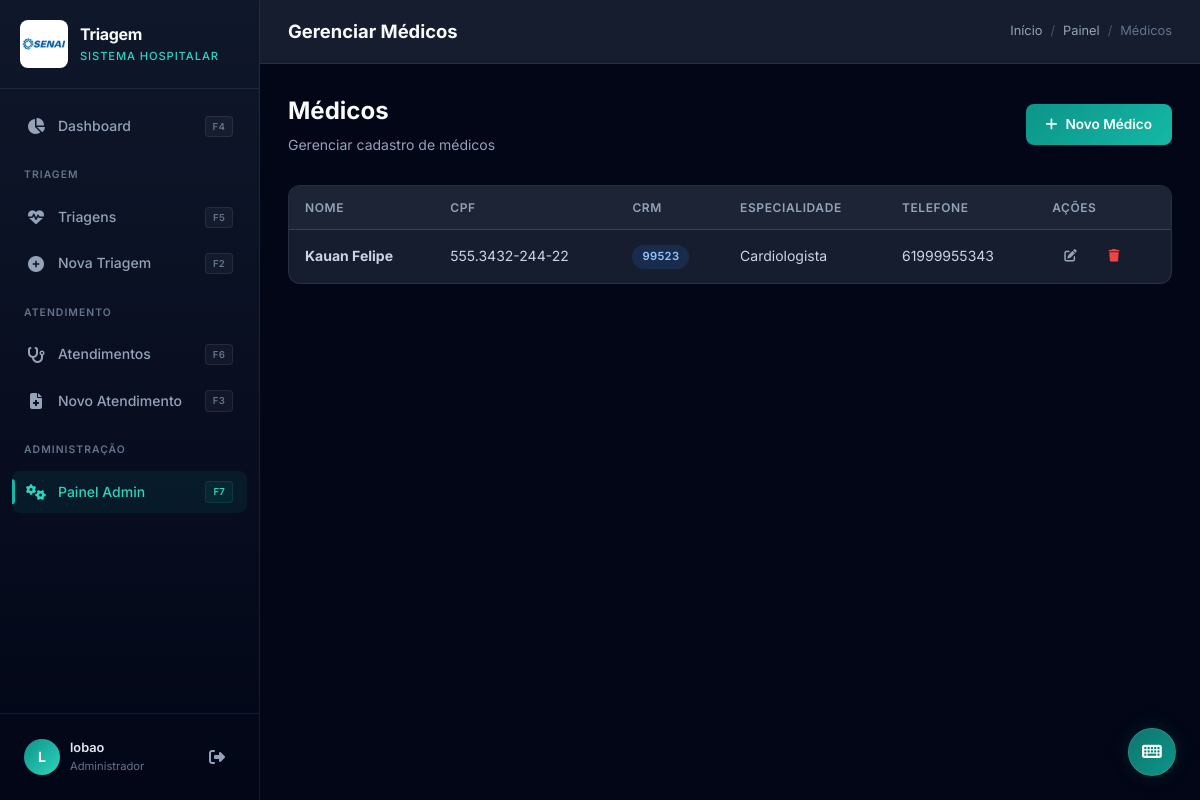
The app's page /painel/medicos/ (signed in) with its own data.
### cadastro/models.py (models this page shows, shortened)
class Medico(models.Model):
    nome = models.CharField(max_length=32)
    sobrenome = models.CharField(max_length=50)
    cpf = models.CharField(max_length=15,
                           unique=True,
                           db_index=True)
    CRM = models.CharField(max_length=6,
                           unique=True)
    telefone = models.CharField(max_length=15)
    especialidade = models.TextField(max_length=100)
    email = models.EmailField()

### painel/views.py (the view)
# urls.py: path('medicos/', views.MedicoListView.as_view(), name='painel_medicos'),
class MedicoListView(AdminRequiredMixin, ListView):
    model = Medico
    template_name = 'painel/medico_list.html'
    context_object_name = 'medicos'
    ordering = ['nome', 'sobrenome']

### painel/templates/painel/medico_list.html (shortened to what this page needs)
{% extends 'base.html' %}
{% block topbar_title %}Gerenciar Médicos{% endblock %}
{% block breadcrumb %}
<a href="{% url 'dashboard' %}">Início</a><span class="separator">/</span>
<a href="{% url 'painel_home' %}">Painel</a><span class="separator">/</span>
<span>Médicos</span>
{% endblock %}
{% block content %}
<div class="page-header">
  <div>
    <h1>Médicos</h1>
    <p>Gerenciar cadastro de médicos</p>
  </div>
  <a href="{% url 'painel_medico_create' %}" class="btn btn-primary">
    <i class="fas fa-plus"></i> Novo Médico
  </a>
</div>
<div class="card">
  <div class="card-body" style="padding: 0;">
    <div class="table-container">
      <table>
        <thead>
          <tr><th>Nome</th><th>CPF</th><th>CRM</th><th>Especialidade</th><th>Telefone</th><th>Ações</th></tr>
        </thead>
        <tbody>
          {% for m in medicos %}
          <tr>
            <td><strong>{{ m.nome }} {{ m.sobrenome }}</strong></td>
            <td>{{ m.cpf }}</td>
            <td><span class="badge badge-blue">{{ m.CRM }}</span></td>
            <td>{{ m.especialidade }}</td>
            <td>{{ m.telefone }}</td>
            <td>
              <div class="flex gap-2">
                <a href="{% url 'painel_medico_update' m.pk %}" class="btn btn-ghost btn-sm"><i class="fas fa-edit"></i></a>
                <a href="{% url 'painel_medico_delete' m.pk %}" class="btn btn-ghost btn-sm" style="color: var(--danger);"><i class="fas fa-trash"></i></a>
              </div>
            </td>
          </tr>
          {% empty %}
          <tr><td colspan="6"><div class="empty-state"><i class="fas fa-user-md"></i><h3>Nenhum médico cadastrado</h3></div></td></tr>
          {% endfor %}
        </tbody>
      </table>
    </div>
  </div>
</div>
{% endblock %}

### templates/base.html (shortened to what this page needs)
{% load static %}
<!DOCTYPE html>
<html lang="pt-br">
<head>
  <link rel="stylesheet" href="{% static 'css/base.css' %}">
  <link rel="stylesheet" href="https://cdnjs.cloudflare.com/ajax/libs/font-awesome/6.5.1/css/all.min.css">
</head>
<body>
  <div class="app">
    <aside class="sidebar" id="sidebar">
      <div class="sidebar-header">
        <img src="{% static 'img/senai_logo.png' %}" alt="SENAI" class="sidebar-logo">
        <div class="sidebar-brand">
          <h2>Triagem</h2>
          <span>Sistema Hospitalar</span>
        </div>
      </div>
      <nav class="sidebar-nav">
        <a href="{% url 'dashboard' %}" class="nav-link" id="nav-dashboard">
          <i class="fas fa-chart-pie"></i>
          <span>Dashboard</span>
          <kbd class="nav-kbd">F4</kbd>
        </a>
        <div class="nav-section">Triagem</div>
        <a href="{% url 'triagem_list' %}" class="nav-link" id="nav-triagem">
          <i class="fas fa-heartbeat"></i>
          <span>Triagens</span>
          <kbd class="nav-kbd">F5</kbd>
        </a>
        <a href="{% url 'triagem_create' %}" class="nav-link" id="nav-new-triagem">
          <i class="fas fa-plus-circle"></i>
          <span>Nova Triagem</span>
          <kbd class="nav-kbd">F2</kbd>
        </a>
        <div class="nav-section">Atendimento</div>
        <a href="{% url 'atendimento_list' %}" class="nav-link" id="nav-atendimento">
          <i class="fas fa-stethoscope"></i>
          <span>Atendimentos</span>
          <kbd class="nav-kbd">F6</kbd>
        </a>
        <a href="{% url 'atendimento_create' %}" class="nav-link" id="nav-new-atendimento">
          <i class="fas fa-file-medical"></i>
          <span>Novo Atendimento</span>
          <kbd class="nav-kbd">F3</kbd>
        </a>
        <div class="nav-section">Administração</div>
        <a href="{% url 'painel_home' %}" class="nav-link" id="nav-admin">
          <i class="fas fa-cogs"></i>
          <span>Painel Admin</span>
          <kbd class="nav-kbd">F7</kbd>
        </a>
      </nav>
      <div class="sidebar-footer">
        <div class="sidebar-user">
          <div class="user-avatar">
            {{ user.username|make_list|first|upper }}
          </div>
          <div class="user-info">
            <div class="name">{{ user.username }}</div>
            <div class="role">{% if user.is_superuser %}Administrador{% else %}Usuário{% endif %}</div>
          </div>
          <a href="{% url 'logout' %}" class="btn-icon" title="Sair" id="btn-logout">
            <i class="fas fa-sign-out-alt"></i>
          </a>
        </div>
      </div>
    </aside>
    <main class="main-content">
      <header class="topbar">
        <div class="topbar-left">
          <h2 class="topbar-title">{% block topbar_title %}Dashboard{% endblock %}</h2>
        </div>
        <div class="topbar-right">
          <div class="breadcrumb">
            {% block breadcrumb %}{% endblock %}
          </div>
        </div>
      </header>
      <div class="page-content fade-in">
        {% block content %}{% endblock %}
      </div>
    </main>
  </div>
</body>
</html>

### records on screen
Medico: nome "Kauan", sobrenome "Felipe", cpf "555.3432-244-22", CRM "99523", especialidade "Cardiologista", telefone "61999955343"

### other values on screen
{{ user.username|make_list|first|upper }} "L"
{{ user.username }} "lobao"
